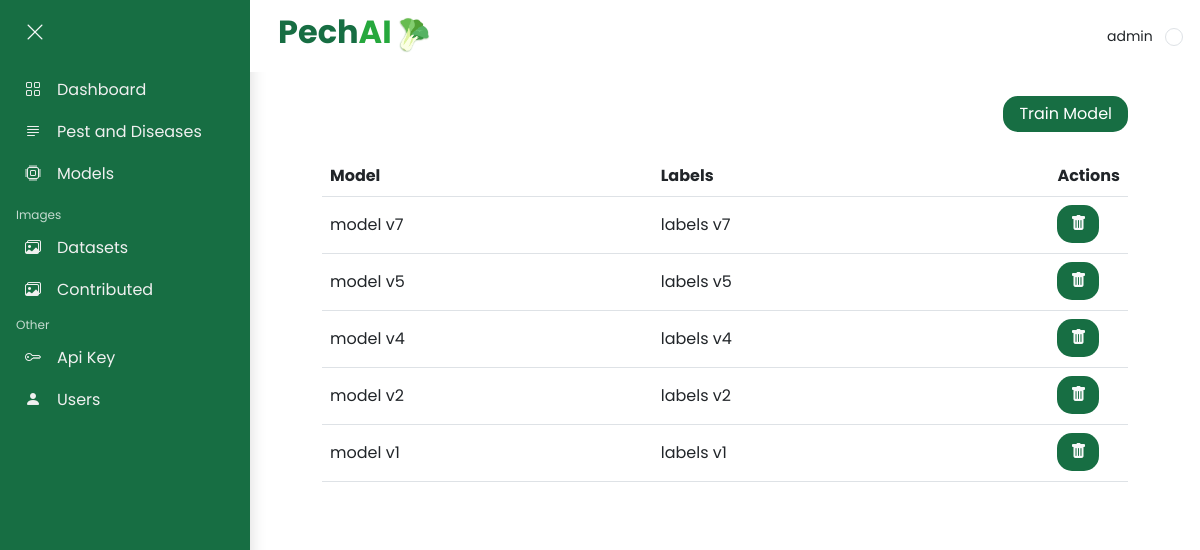
The app's page /model.php (signed in) with its own data.
### tables this page shows
CREATE TABLE `models` (
  `mod_id` int(11) NOT NULL,
  `model_file` varchar(255) NOT NULL,
  `label_file` varchar(255) NOT NULL
);

### class/userClass.php (called while the page is built, shortened)
<?php
class userClass {
     public function adminDetails($aid) {
          try {
               $db = pdo_init();
               $stmt = $db->prepare("SELECT ausername,apassword FROM admin WHERE aid=:aid");
               $stmt->bindParam("aid", $aid, PDO::PARAM_INT);
               $stmt->execute();
               $data = $stmt->fetch(PDO::FETCH_OBJ);
               return $data;
          } catch (PDOException $e) {
               echo '{"error":{"text":' . $e->getMessage() . '}}';
          }
     }
}

### model.php (the view, shortened to what this page needs)
<?php
$pdo = pdo_init();
include ('class/userClass.php');
$userClass = new userClass();
$adminDetails = $userClass->adminDetails($_COOKIE['a_id']);
?>
<!DOCTYPE html>
<html lang="en">
<head>
    <link href="https://cdn.jsdelivr.net/npm/bootstrap@5.0.2/dist/css/bootstrap.min.css" rel="stylesheet">
    <link rel="stylesheet" href="https://cdn.jsdelivr.net/npm/bootstrap-icons@1.10.3/font/bootstrap-icons.css">
    <link rel="stylesheet" href="https://cdnjs.cloudflare.com/ajax/libs/font-awesome/6.0.0-beta3/css/all.min.css"
 />
    <link rel="stylesheet" href="style.css">
</head>
<body class="white-f5">
    <?php
    include 'sys/sidebar.php'
        ?>
    <div id="main">
        <?php
        include 'sys/admin_navbar.php'
            ?>
        <div class="container ">
            <form method="post" action="">
                <div class=" mb-5">
                    <div class="row ps-lg-5 ps-md-3 pe-lg-5 pe-md-3">
                        <div class="col-12 p-sm-4  bg-white round_md">
                            <div class="row">
                                <div class="col-sm-8">
                                </div>
                                <div class="col-sm-4 ">
                                    <a href="train.php?page=models">
                                        <button type="button"
                                            class="btn float-end btn-primary ps-3  pe-3  border-0 round">Train
                                            Model</button>
                                    </a>
                                </div>
                            </div>
                            <div class="mt-4   round_md">
                                <table class="table  ">
                                    <tr>
                                        <th class="col-5">Model</th>
                                        <th class="col-6">Labels</th>
                                        <th class="col-1">Actions</th>
                                    </tr>
                                    <?php
                                    $query = "SELECT mod_id,REPLACE(REPLACE(model_file, '.tflite', ''), '_', ' v') AS model_file, REPLACE(REPLACE(label_file, '.txt', ''), '_', ' v') AS label_file FROM models ORDER BY model_file DESC";
                                    $stmt = $pdo->prepare($query);
                                    $stmt->execute();
                                    $data = $stmt->fetchAll(PDO::FETCH_ASSOC);
                                    foreach ($data as $row): ?>
                                        <tr>
                                            <td class="pt-3 pb-3">
                                                <?php echo $row['model_file']; ?>
                                            </td>
                                            <td class="pt-3 pb-3">
                                                <?php echo $row['label_file']; ?>
                                            </td>
                                            <td class="col-2">
                                                <button class="btn bg-primary round text-light" type="button"
                                                    onclick="getID(<?= $row['mod_id']; ?>)"><i
                                                        class="bi bi-trash-fill"></i></button>
                                            </td>
                                        </tr>
                                    <?php endforeach; ?>
                                </table>
                            </div>
                        </div>
                    </div>
                </div>
            </form>
        </div>
        <br><br><br>
    </div>
</body>
</html>

### sys/sidebar.php (shortened to what this page needs)
<link rel="stylesheet" href="sidebar-style.css">
<div id="mySidebar" class="sidebar  ">
    <div id="sidebarlogo" class=" d-flex  align-items-center ps-2 pt-2 ">
        <button class="btn ms-1 me-2  text-light" type="button" onclick="toggleNav()"><i
                class="bi h5 bi-x-lg"></i></button>
    </div>
    <div class="">
        <a href="dashboard.php?page=dashboard" class="sidebar-item"><i class="bi bi-grid"></i>&emsp;Dashboard</a>
        <?php
        $query = $pdo->prepare("SELECT * FROM `classes` WHERE 1");
        $query->execute();
        $list = $query->fetchAll(PDO::FETCH_OBJ);
        if (!empty($list)) {
            $firstClassName = $list[0]->classname;
            ?>
            <a href="disease.php?disease=<?= $firstClassName ?>&page=pest and diseases"
                class="text-truncate sidebar-item"><i class="bi bi-justify-left"></i>&emsp;Pest and Diseases</a>
        <?php } ?>
        <a href="model.php?page=models" class="sidebar-item mb-2"><i class="bi bi-cpu"></i>&emsp;Models</a>
        <span class="   ms-3 text-opacity-75" style="font-size:9pt">Images</span>
        <a href="datasets.php?page=datasets images" class="text-truncate  sidebar-item"><i
                class="bi bi-images"></i>&emsp;Datasets </a>
        <a href="contributed.php?page=contributed images" class="text-truncate  sidebar-item"><i
                class="bi bi-images"></i>&emsp;Contributed </a>
        <span class="   ms-3 text-opacity-75" style="font-size:9pt">Other</span>
        <a href="api-gen.php?page=api key" class="sidebar-item"><i class="bi bi-key"></i>&emsp;Api Key</a>
        <?php
        if ($_SESSION['arole'] != "admin") { ?>
            <a href="users.php?page=users" class="sidebar-item"><i class="me-3  bi bi-person-fill"></i><span
                    class="sidebar-item-text collapse show">Users</span></a>
        <?php } ?>
    </div>
</div>

### sys/admin_navbar.php (shortened to what this page needs)
<nav class="navbar navbar-expand-md navbar-light fw-bold sticky-top  white-f5   " id="nav">
    <div class="container-fluid">
        <div class="d-flex w-100 align-items-center ">
            <a href="#" class="navbar-brand ms-3 ">
                <div class="d-flex align-items-end">
                    <h2> <span style="color:#176e43;"><b>Pech</span><span style="color:#26a83d;">AI</span> </b></h2>
                    <img width="40" height="40" style="margin-bottom:5px;margin-left:0px;transform:rotate(35deg)" src="img/pechai-nobg.png" alt="">
                </div>
            </a>
            <?php
            if (!empty($adminDetails->ausername)) {
                ?>
                            <div class="dropdown w-100 ">
                                <button class="btn  round float-end ps-2  p-1"type="button" id="dropdownMenuButton" data-bs-toggle="dropdown" aria-haspopup="true" aria-expanded="false">
                                <small> <?= $adminDetails->ausername ?></small>
                              <img class="rounded-circle border ms-2 p-2" src="./img/user.png" alt="" style="width:30px">
                                </button>
                            </div>
        <?php    }
            ?>
        </div>
    </div>
</nav>

### style.css (style rules this page uses)
body { font-family: 'Poppins', sans-serif; }
.round { border-radius: 15px; }
.round_md { border-radius: 10px; }
.white-f5 { background-color: #fff; }
img { image-rendering: -webkit-optimize-contrast; image-rendering: crisp-edges; }
.bg-primary, .btn-primary { background-color: #176e43 !important; }

### sidebar-style.css (style rules this page uses)
.sidebar { height: 100%; position: fixed; top: 0; width: 250px; background-color: #176e43; border: 1px solid transparent; border-left: 0px; overflow-x: hidden; padding-top: 4px; transition: margin-left 0.2s ease; }
.sidebar div { padding-top: 15px; }
.text-opacity-75 { color: rgba(255, 255, 255, 0.75); }
.sidebar a { padding: 8px 8px 8px 15px; margin-top: 2px; margin-bottom: 2px; text-decoration: none; color: #f0f0f0; display: block; margin-left: 10px; margin-right: 10px; }
#main { transition: margin-left 0.2s ease; margin-left: 250px; }
@media screen and (min-width: 867px) { .sidebar { width: 250px; } }
@media screen and (min-width: 867px) { #main { margin-left: 250px; } }
@media screen and (min-width: 1090px) { .sidebar { width: 250px; } }
@media screen and (min-width: 1090px) { #main { margin-left: 250px; } }

### records on screen
models: model_file "model v7", label_file "labels v7"
models: model_file "model v5", label_file "labels v5"
models: model_file "model v4", label_file "labels v4"
models: model_file "model v2", label_file "labels v2"
models: model_file "model v1", label_file "labels v1"

### other values on screen
$adminDetails->ausername "admin"
